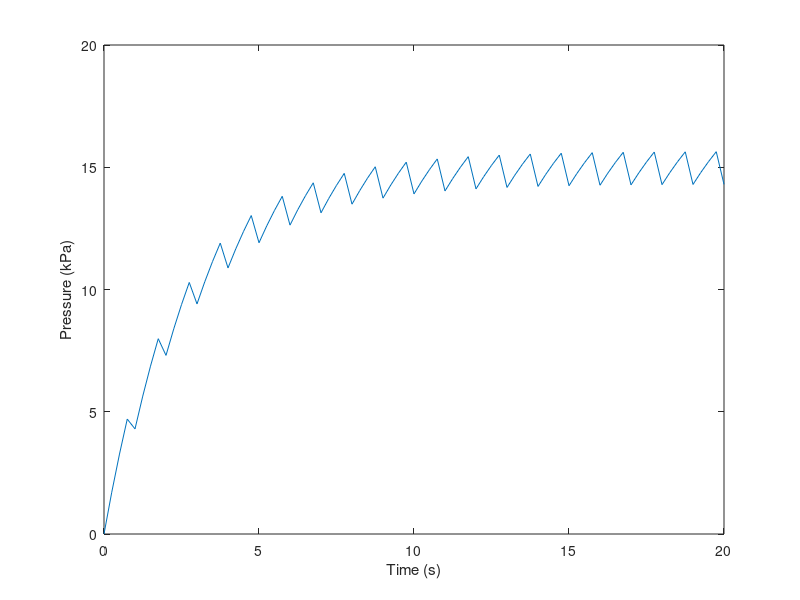

Write the MATLAB code that produced this figure.
clear all; clc; clf

t = linspace(0, 20, 81);

P_in = 20;
R = 1.4e6;
C = 2.5 / (1.25 * 1000 * 1000);

P = length(zeros(1,81));

P(1) = 0;
for i = 2:81
    if (mod(i,4) == 2)
        P(i:i+2) = (P(i-1) - P_in) * exp(-t(2:4) / (R * C)) + P_in;
    elseif (mod(i,4) == 1)
        P(i) = P(i-1) * exp(-t(2) / (R * C));
    end
end

plot(t, P);
xlabel("Time (s)");
ylabel("Pressure (kPa)");